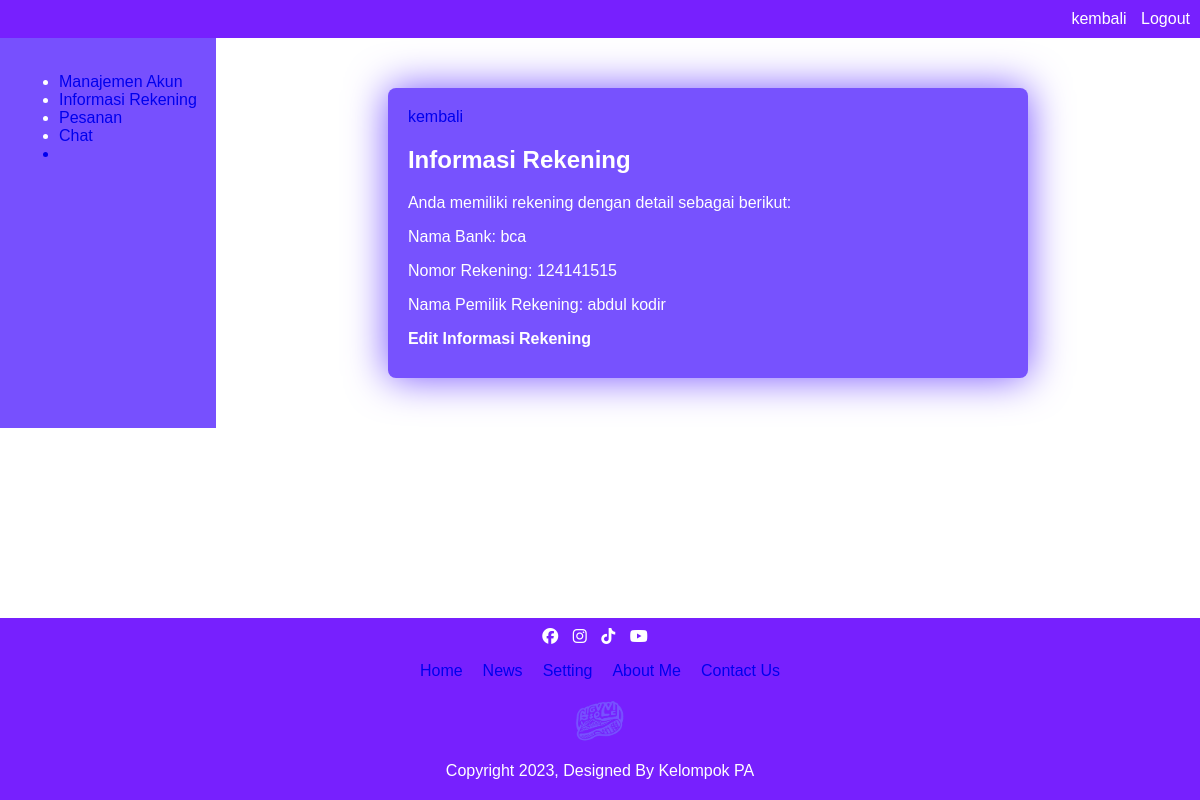
The app's page /pages/informasi_rekening.php (signed in) with its own data.
### tables this page shows
CREATE TABLE `rekening_user` (
  `id_rekening` int(11) NOT NULL,
  `id_pelanggan` int(11) NOT NULL,
  `nama_rekening` varchar(255) NOT NULL,
  `nama_bank` varchar(255) NOT NULL,
  `no_rekening` int(11) NOT NULL
);

### util/loginSession.php (called while the page is built, shortened)
<?php
if(!isset($_SESSION['logged'])){
    echo "<script>
        alert('Anda Belum Login Broo');
        document.location.href = '../pages/login.php';
    </script>";
}else{
    if (isset($_SESSION['username'])) {
        $id_akun  = $_SESSION['id_akun'];
    } else {
        echo "<script>
                alert('Akun Tidak Ditemukan');
                document.location.href = '../pages/login.php';
            </script>";
    }
}
?>

### pages/informasi_rekening.php (the view, shortened to what this page needs)
<?php
require "../util/koneksi.php";
require "../util/loginSession.php";
$id_akun = $id_akun;
$query_select_rekening = "SELECT * FROM rekening_user WHERE id_pelanggan = $id_akun";
$result_select_rekening = mysqli_query($conn, $query_select_rekening);
$nama_bank = "";
$no_rekening = "";
$nama_rekening = "";
if(mysqli_num_rows($result_select_rekening) > 0) {
    $row_rekening = mysqli_fetch_assoc($result_select_rekening);
    $nama_bank = $row_rekening['nama_bank'];
    $no_rekening = $row_rekening['no_rekening'];
    $nama_rekening = $row_rekening['nama_rekening'];
}
?>
</html>
<!DOCTYPE html>
<html lang="en">
<head>
    <link rel="stylesheet" href="path-to-your-fontawesome/css/all.css">
    <link rel="stylesheet" href="../style/info_rekening.css">
</head>
<body>
    <nav>
        <a href="UserPage.php">kembali</a>
        <a href="../util/logout.php">Logout</a>
    </nav>
    <header>
        <aside>
            <ul>
                <li><a href="#" class="menu-link">Manajemen Akun</a></li>
                <li><a href="#" class="menu-item">Informasi Rekening</a></li>
                <li><a href="pesanan.php" class="menu-item">Pesanan</li>
                <li><a href="TG_CONTACT.php" class="menu-item">Chat </li>
                <li></li>
            </ul>
        </aside>
        <main>
            <a href="UserPage.php">kembali</a>
            <h2>Informasi Rekening</h2>
            <?php if(empty($nama_bank) || empty($no_rekening) || empty($nama_rekening)) : ?>
                <p>Anda belum menyimpan informasi rekening.</p>
                <a href="tambah_rekening.php">buat rekening</a>
            <?php else : ?>
                <p>Anda memiliki rekening dengan detail sebagai berikut:</p>
                <p>Nama Bank: <?= $nama_bank; ?></p>
                <p>Nomor Rekening: <?= $no_rekening; ?></p>
                <p>Nama Pemilik Rekening: <?= $nama_rekening; ?></p>
                <p><a href="edit_rekening.php">Edit Informasi Rekening</a></p>
            <?php endif; ?>
        </main>
    </header>
    <footer class="footer" id="setting">
        <div class="icon">
            <a href="#"><i class="fab fa-facebook"></i></a>
            <a href="#"><i class="fab fa-instagram"></i></a>
            <a href="#"><i class="fab fa-tiktok"></i></a>
            <a href="#"><i class="fab fa-youtube"></i></a>
        </div>
        <div class="footern">
            <ul>
                <li><a href="#">Home</a></li>
                <li><a href="#">News</a></li>
                <li><a href="#">Setting</a></li>
                <li><a href="#">About Me</a></li>
                <li><a href="#">Contact Us</a></li>
            </ul>
        </div>
        <div class="footerb">
            <img src="../asset/logo.png" alt="" style="width: 50px; height: 50px;">
            <p>Copyright 2023, Designed By Kelompok PA</p>
        </div>
    </footer>
</body>
</html>

### style/info_rekening.css (style rules this page uses)
body { font-family: Arial, sans-serif; margin: 0; padding: 0; display: flex; flex-direction: column; min-height: 100vh; }
nav { background-color: #7720FE; color: #fff; padding: 10px; text-align: right; }
nav a { color: #fff; text-decoration: none; margin-left: 10px; }
header { display: flex; }
aside { width: 0p15x; height: 100%; background-color: #7750FE; color: #fff; padding: 19px; box-sizing: border-box; }
main { flex: 1; padding: 20px; }
footer { background-color: #7720FE; color: #fff; padding: 10px; text-align: center; margin-top: auto; }
.icon a { color: #fff; text-decoration: none; margin-right: 10px; }
.footer ul { list-style: none; padding: 0; display: flex; justify-content: center; }
.footer ul li { margin: 0 10px; }
main { max-width: 600px; margin: 50px auto; background-color: #7752FE; color: white; padding: 20px; border-radius: 8px; box-shadow: 0 0 40px #7752FE; }
a { text-decoration: none; }
h2 { color: # ; }
p { margin-bottom: 10px; }
p a { color: white; font-weight: bold; }

### records on screen
rekening_user: nama_bank "bca", no_rekening "124141515", nama_rekening "abdul kodir"
